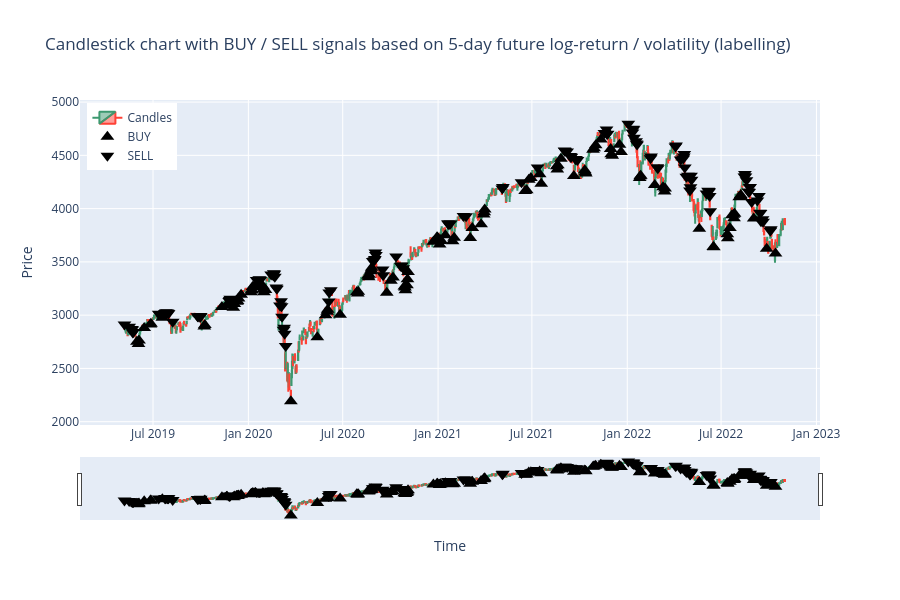

Notebook code for this chart:
### Markdown cell above
# Candleticks visualizations

### Code cell
df_slice = df_ta.iloc[split_idx+SEQ_LEN:].copy()
# Identify signals
buy_signals = df_slice[test_df['Target'] > 1]
sell_signals = df_slice[test_df['Target'] < -1]
# Create candlestick figure
fig = go.Figure(data=[go.Candlestick(
    x=df_slice.index,   # use index for x-axis
    open=df_slice['Open'],
    high=df_slice['High'],
    low=df_slice['Low'],
    close=df_slice['Close'],
    name='Candles'
)])
# BUY signals (triangle-up)
fig.add_trace(go.Scatter(
    x=buy_signals.index,
    y=buy_signals['Low'],  # anchor near candle low
    mode='markers', 
    marker=dict(symbol='triangle-up', size=12, color='black'), 
    name='BUY'
))
# SELL signals (triangle-down)
fig.add_trace(go.Scatter(
    x=sell_signals.index,
    y=sell_signals['High'],  # anchor near candle high
    mode='markers', 
    marker=dict(symbol='triangle-down', size=12, color='black'),
    name='SELL'
))
fig.update_layout(
    title=f"Candlestick chart with BUY / SELL signals based on {HORIZON}-day future log-return / volatility (labelling)",
    xaxis_title="Time", 
    yaxis_title="Price", 
    height=600,
    legend=dict(x=0.01, y=0.99)
)
path = "plots/convlstm_full_test_true.png"
fig.write_image(path)
fig.show()
display(Image(filename=path)) # Display static image (GitHub-compatible)
